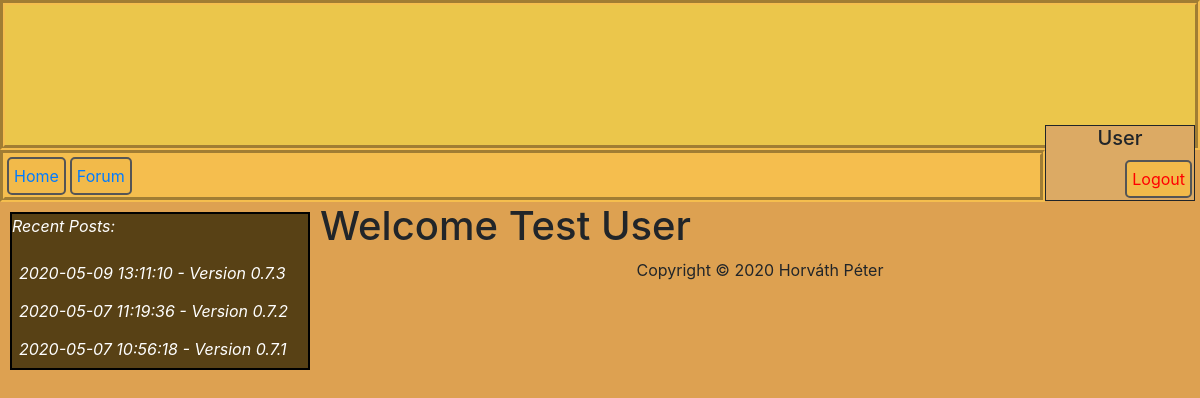
Page /index.php (signed in) on the committed database.
### tables this page shows
CREATE TABLE `posts` (
  `id` int(11) NOT NULL,
  `uid` int(11) NOT NULL,
  `title` varchar(250) NOT NULL,
  `content` varchar(500) NOT NULL,
  `date` datetime NOT NULL
);

### protected/database.php (called while the page is built, shortened)
<?php
function getConnection() {
    $connection = new PDO(DB_TYPE.':host='.DB_HOST.';dbname='.DB_NAME.';',DB_USER, DB_PASS);
    $connection->exec("SET NAMES '".DB_CHARSET."'");
    return $connection;
}
function getList($queryString, $queryParams = []) {
    $connection = getConnection();
    $statement = $connection->prepare($queryString);
    $success = $statement->execute($queryParams);
    $result = $success ? $statement->fetchAll(PDO::FETCH_ASSOC) : [];
    return $result;
}
?>

### protected/userManager.php (called while the page is built, shortened)
<?php
function IsUserLoggedIn()
{
    return $_SESSION != null && array_key_exists('uid',$_SESSION) && is_numeric($_SESSION['uid']);
}
?>

### protected/normal/home.php (the view, shortened to what this page needs)
<div id="recentPosts">
    <table>
        <?php $query="SELECT date,title FROM posts ORDER BY date desc";
            $recentPost=getList($query);
        ?>
        <p>
        <?php for ($i=0; $i < 3; $i++) : ?>
            <tr><a id="recentLink" href="index.php?P=forum"><?=$recentPost[$i]['date']?> - <?=$recentPost[$i]['title']?></a></tr>
        <?php endfor; ?>
    </table>
</div>
<?php if(IsUserLoggedIn()) : ?>
    <h1>Welcome <?=$_SESSION['last_name']?> <?=$_SESSION['first_name']?></h1>
<?php else : ?>
    <h1><a id="notLoggedIn" href="index.php?P=login">Sign in</a> to use the forum</h1>
    <h2>...or <a id="notLoggedIn" href="index.php?P=register">register</a> if you don't have an account yet.</h2>
<?php endif; ?>

### public/style.css (style rules this page uses)
body { background-color: rgb(221, 161, 81); }
a { background-color: #F2BA4A; padding: 5px; float: left; border-style: solid; border-color: #555555; border-width: 2px; border-radius: 5px; margin: 2px; }
#recentPosts { width: 300px; background-color: rgb(88, 65, 21); border-style: solid; border-color: black; border-width: 2px; margin: 10px; float: left; font-style: oblique; color: white; overflow: auto; }
#recentLink { color: white; background-color: unset; border: unset; }

### rows in the picture
posts: date "2020-05-09 13:11:10", title "Version 0.7.3"
posts: date "2020-05-07 11:19:36", title "Version 0.7.2"
posts: date "2020-05-07 10:56:18", title "Version 0.7.1"

### other values in the picture
$_SESSION['first_name'] "User"
$_SESSION['last_name'] "Test"
